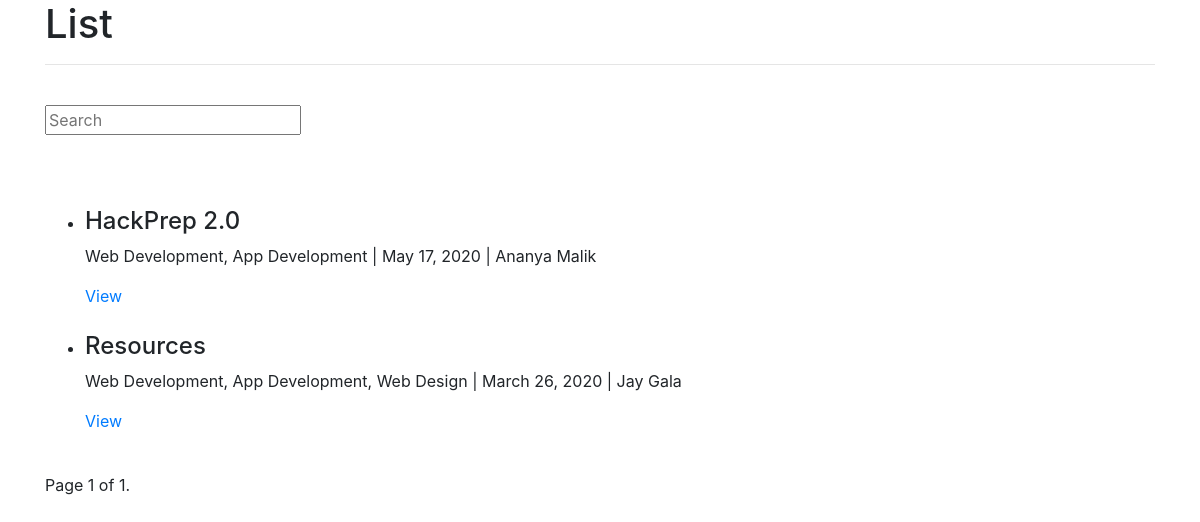
/posts/, run on the app's committed database.
### blog/models.py (models this page shows, shortened)
class Post(models.Model):
    author = models.ForeignKey(UserProfile, on_delete=models.CASCADE)
    title = models.CharField(max_length=255)
    cover = models.ImageField(upload_to=upload_location, blank=True)
    content = models.TextField()
    slug = models.SlugField(blank=True)
    technologies = MultiSelectField(choices=TECHNOLOGIES_CHOICES)
    draft = models.BooleanField(default=False)
    publish = models.DateField()
    updated = models.DateTimeField(auto_now=True)
    timestamp = models.DateTimeField(auto_now_add=True)
    objects = PostManager()
    class Meta:
        ordering = ["-timestamp", "-updated"]

### profiles/models.py (models this page shows, shortened)
class UserProfile(models.Model):
    user = models.OneToOneField(User, on_delete=models.CASCADE, primary_key=True)
    profile_pic = models.ImageField(upload_to=upload_location, blank=True)
    bio = models.CharField(max_length=255, blank=True)
    date_joined = models.DateField()
    date_passed = models.DateField()
    stack = MultiSelectField(choices=STACK_CHOICES, max_choices=2)
    github_link = models.CharField(max_length=255, blank=True)
    linkedin_link = models.CharField(max_length=255, blank=True)
    updated = models.DateTimeField(auto_now=True)
    timestamp = models.DateTimeField(auto_now_add=True)
    def __str__(self):
        return f"{self.user.first_name} {self.user.last_name}"

### blog/views.py (the view)
# urls.py: path('', post_list, name='list'),
def post_list(request):
    queryset_list = Post.objects.published()
    query = request.GET.get("q", None)
    if query:
        queryset_list = queryset_list.filter(Q(title__icontains=query) | Q(content__icontains=query) | Q(
            author__user__first_name__icontains=query) | Q(author__user__last_name__icontains=query) | Q(
            technologies__icontains=query)).distinct()
    paginator = Paginator(queryset_list, 10)
    page = request.GET.get('page')
    post_list = paginator.get_page(page)
    context = {
        "title": "List",
        "post_list": post_list,
    }
    if request.user.is_authenticated:
        context["user"] = True
    else:
        context["user"] = False
    return render(request, "blog/post_list.html", context)

### blog/models.py (called while the page is built)
    def published(self, *args, **kwargs):
        return Post.objects.all().filter(draft=False).filter(publish__lte=timezone.now())

### templates/blog/post_list.html (shortened to what this page needs)
{% extends 'base.html' %}
{% block content %}
<h1>{{ title }}</h1>
<hr />
<br />
{% include 'search.html' %}
<br />
<br />
<br />
{% if post_list %}
<ul>
  {% for post in post_list %}
  <li>
    <h4>{{ post.title }}</h4>
    <p>{{ post.technologies }} | {{ post.publish }} | {{ post.author }}</p>
    <a href="{% url 'posts:detail' slug=post.slug %}">View</a>
  </li>
  <br />
  {% endfor %}
</ul>
{% else %}
<h4>No posts</h4>
{% endif %}
<div class="pagination">
  <span class="step-links">
    <span class="current">
      Page {{ post_list.number }} of {{ post_list.paginator.num_pages }}.
    </span>
  </span>
</div>
{% endblock content %}

### data on the page
Post: title "HackPrep 2.0", technologies "Web Development, App Development", publish "May 17, 2020", author "Ananya Malik"
Post: title "Resources", technologies "Web Development, App Development, Web Design", publish "March 26, 2020", author "Jay Gala"

### other printed values
{{ title }} "List"
{{ post_list.number }} "1"
{{ post_list.paginator.num_pages }} "1"
